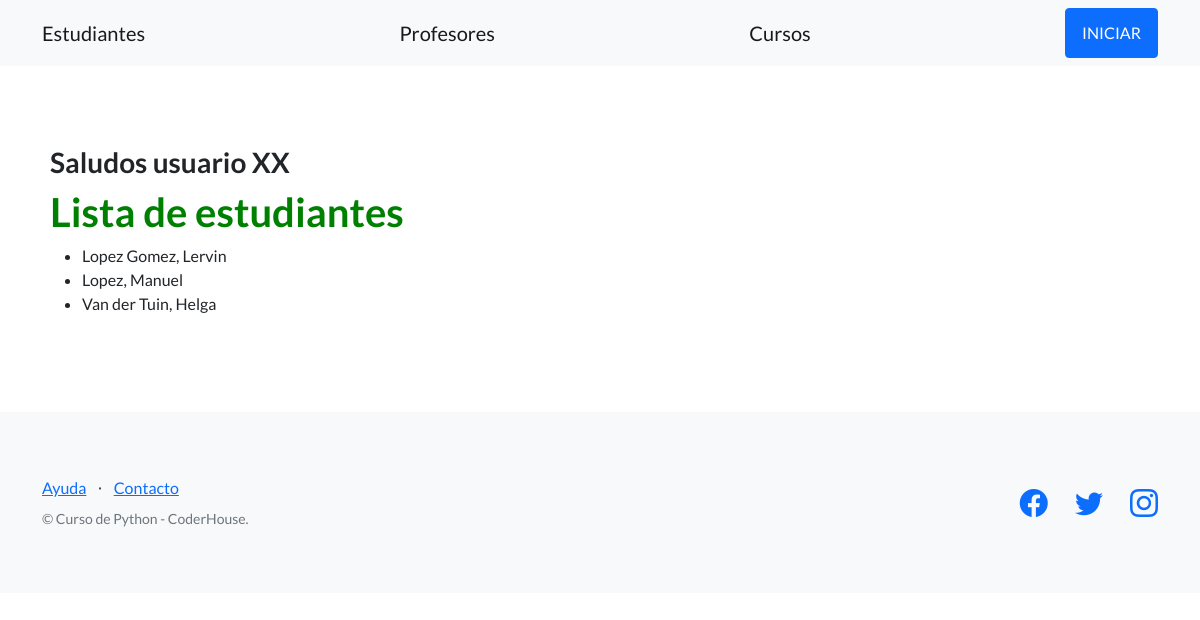
/plataforma/alumnos/, run on the app's committed database.
### estudiantes/models.py (models this page shows, shortened)
class Estudiante(models.Model):
    nombre = models.CharField(max_length=256)
    apellido = models.CharField(max_length=256)
    dni = models.CharField(max_length=32)
    email = models.EmailField()
    fecha_nacimiento = models.DateField(null=True)

### estudiantes/views.py (the view)
# urls.py: path('alumnos/', listar_estudiantes, name="listar_alumnos"),
def listar_estudiantes(request):
    contexto = {
        'estudiantes': Estudiante.objects.all()
    }
    return render(
        request=request,
        template_name='estudiantes/lista_estudiantes.html',
        context=contexto,
    )

### estudiantes/templates/estudiantes/lista_estudiantes.html (shortened to what this page needs)
{% extends "estudiantes/base.html" %}
{% block contenido %}
{% include "estudiantes/barra_saludo.html" %}
<h1 class="titulos-coder">Lista de estudiantes</h1>
<ul>
{% for student in estudiantes %}
  <li>{{ student.apellido }}, {{ student.nombre }}</li>
{% endfor %}
</ul>
{% endblock contenido %}

### data on the page
Estudiante: apellido "Lopez Gomez", nombre "Lervin"
Estudiante: apellido "Lopez", nombre "Manuel"
Estudiante: apellido "Van der Tuin", nombre "Helga"
